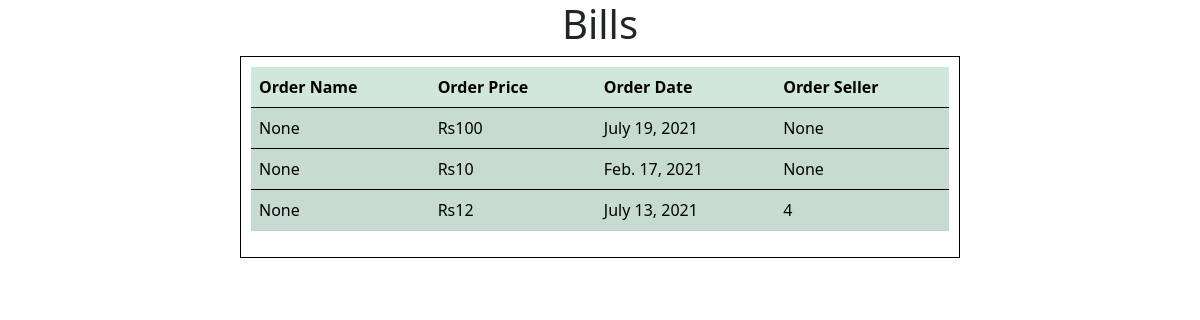
The page /bill on the database its author committed.
### invsystest/models.py (models this page shows)
class Order(models.Model):
    order_seller = models.CharField(max_length=100,null=True)
    order_name = models.CharField(max_length=100,null=True)
    order_quantity = models.CharField(max_length=100, null=True)
    order_cost = models.IntegerField(null=True, blank=True)
    order_date = models.DateField(null=True)

### invsystest/views.py (the view)
# urls.py: path("bill", views.bill, name="bill")
def bill(request):
    order = Order.objects.all()
    params = {'order':order}
    return render(request, 'bill.html',params)

### templates/bill.html (shortened to what this page needs)
<!doctype html>
<html lang="en">
  <head>
    <link href="https://cdn.jsdelivr.net/npm/bootstrap@5.0.2/dist/css/bootstrap.min.css" rel="stylesheet">
  </head>
  <body>
    <h1>Bills</h1>
    <div>
    <table class="table table-success table-striped">
  <thead>
    <tr>
      <th scope="col">Order Name</th>
      <th scope="col">Order Price</th>
      <th scope="col">Order Date</th>
      <th scope="col">Order Seller</th>
    </tr>
  </thead>
  <tbody>
  {% for order in order %}
    <tr>
      <td>{{ order.order_name }}</td>
      <td>Rs{{order.order_cost}}</td>
      <td>{{order.order_date}}</td>
      <td>{{order.order_seller}}</td>
    </tr>
  </tbody>
      {% endfor %}
</table>
    </div>
  </body>
</html>

### templates/bill.html (style rules this page uses)
h1 { text-align: center; }
div { margin: auto; width: 60%; border: 1px solid black; padding: 10px; }

### rows shown on the page
Order: order_name "None", order_cost "100", order_date "July 19, 2021", order_seller "None"
Order: order_name "None", order_cost "10", order_date "Feb. 17, 2021", order_seller "None"
Order: order_name "None", order_cost "12", order_date "July 13, 2021", order_seller "4"
